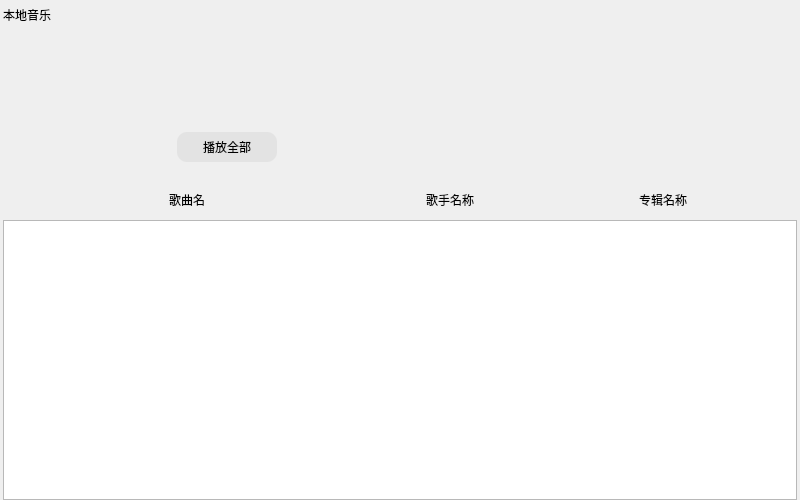
<?xml version="1.0" encoding="UTF-8"?>
<ui version="4.0">
 <class>CommonPage</class>
 <widget class="QWidget" name="CommonPage">
  <property name="geometry">
   <rect>
    <x>0</x>
    <y>0</y>
    <width>800</width>
    <height>500</height>
   </rect>
  </property>
  <property name="windowTitle">
   <string>Form</string>
  </property>
  <layout class="QVBoxLayout" name="verticalLayout">
   <property name="spacing">
    <number>0</number>
   </property>
   <property name="leftMargin">
    <number>3</number>
   </property>
   <property name="topMargin">
    <number>0</number>
   </property>
   <property name="rightMargin">
    <number>3</number>
   </property>
   <property name="bottomMargin">
    <number>0</number>
   </property>
   <item>
    <widget class="QLabel" name="pageTitle">
     <property name="minimumSize">
      <size>
       <width>0</width>
       <height>30</height>
      </size>
     </property>
     <property name="maximumSize">
      <size>
       <width>16777215</width>
       <height>30</height>
      </size>
     </property>
     <property name="text">
      <string>本地音乐</string>
     </property>
    </widget>
   </item>
   <item>
    <widget class="QWidget" name="musicPlayBox" native="true">
     <property name="minimumSize">
      <size>
       <width>0</width>
       <height>150</height>
      </size>
     </property>
     <property name="maximumSize">
      <size>
       <width>16777215</width>
       <height>150</height>
      </size>
     </property>
     <layout class="QHBoxLayout" name="horizontalLayout">
      <item>
       <widget class="QLabel" name="musicImageLabel">
        <property name="minimumSize">
         <size>
          <width>150</width>
          <height>0</height>
         </size>
        </property>
        <property name="maximumSize">
         <size>
          <width>150</width>
          <height>16777215</height>
         </size>
        </property>
        <property name="text">
         <string/>
        </property>
       </widget>
      </item>
      <item>
       <widget class="QWidget" name="playAll" native="true">
        <property name="minimumSize">
         <size>
          <width>120</width>
          <height>0</height>
         </size>
        </property>
        <property name="maximumSize">
         <size>
          <width>120</width>
          <height>16777215</height>
         </size>
        </property>
        <layout class="QVBoxLayout" name="verticalLayout_2">
         <item>
          <spacer name="verticalSpacer">
           <property name="orientation">
            <enum>Qt::Vertical</enum>
           </property>
           <property name="sizeHint" stdset="0">
            <size>
             <width>20</width>
             <height>75</height>
            </size>
           </property>
          </spacer>
         </item>
         <item>
          <widget class="QPushButton" name="playAllBtn">
           <property name="minimumSize">
            <size>
             <width>100</width>
             <height>30</height>
            </size>
           </property>
           <property name="maximumSize">
            <size>
             <width>100</width>
             <height>30</height>
            </size>
           </property>
           <property name="styleSheet">
            <string notr="true">#playAllBtn
{
	background-color: #E3E3E3;
	border-radius: 10px;
}

#playAllBtn:hover
{
	background-color: #1ECD97;
}</string>
           </property>
           <property name="text">
            <string>播放全部</string>
           </property>
          </widget>
         </item>
        </layout>
       </widget>
      </item>
      <item>
       <spacer name="horizontalSpacer">
        <property name="orientation">
         <enum>Qt::Horizontal</enum>
        </property>
        <property name="sizeHint" stdset="0">
         <size>
          <width>491</width>
          <height>20</height>
         </size>
        </property>
       </spacer>
      </item>
     </layout>
    </widget>
   </item>
   <item>
    <widget class="QWidget" name="listLabelBox" native="true">
     <property name="minimumSize">
      <size>
       <width>0</width>
       <height>40</height>
      </size>
     </property>
     <property name="maximumSize">
      <size>
       <width>16777215</width>
       <height>40</height>
      </size>
     </property>
     <layout class="QHBoxLayout" name="horizontalLayout_2">
      <item>
       <widget class="QLabel" name="musicNameLabel">
        <property name="minimumSize">
         <size>
          <width>350</width>
          <height>0</height>
         </size>
        </property>
        <property name="maximumSize">
         <size>
          <width>350</width>
          <height>16777215</height>
         </size>
        </property>
        <property name="text">
         <string>歌曲名</string>
        </property>
        <property name="alignment">
         <set>Qt::AlignCenter</set>
        </property>
       </widget>
      </item>
      <item>
       <widget class="QLabel" name="musicSingerLabel">
        <property name="text">
         <string>歌手名称</string>
        </property>
        <property name="alignment">
         <set>Qt::AlignCenter</set>
        </property>
       </widget>
      </item>
      <item>
       <widget class="QLabel" name="musicAlbumLabel">
        <property name="minimumSize">
         <size>
          <width>250</width>
          <height>0</height>
         </size>
        </property>
        <property name="maximumSize">
         <size>
          <width>250</width>
          <height>16777215</height>
         </size>
        </property>
        <property name="text">
         <string>专辑名称</string>
        </property>
        <property name="alignment">
         <set>Qt::AlignCenter</set>
        </property>
       </widget>
      </item>
     </layout>
    </widget>
   </item>
   <item>
    <widget class="QListWidget" name="pageMusicList"/>
   </item>
  </layout>
 </widget>
 <resources/>
 <connections/>
</ui>
